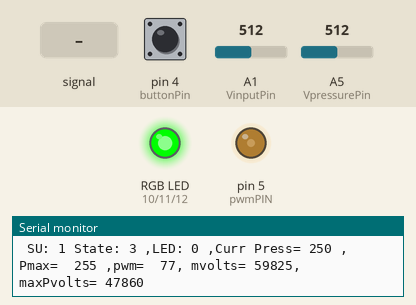
This sketch was run on a simulated Arduino Nano, built with avr-gcc and run on an emulated ATmega328P. On the bench: an RGB LED mixed from three pins (HIGH = lit), output pins drawn as LEDs (lit = HIGH), the last lines printed to the serial monitor. The inputs (shaded band) are chosen by the test bench; at power-on: pin 4 (buttonPin) LOW, A1 (VinputPin) = 512, A5 (VpressurePin) = 512. EEPROM starts erased.

Above: at 1.4 s.
1.5 s: A1 (VinputPin) fed a 200 Hz sine of ±255 counts around its level
At 3.7 s:
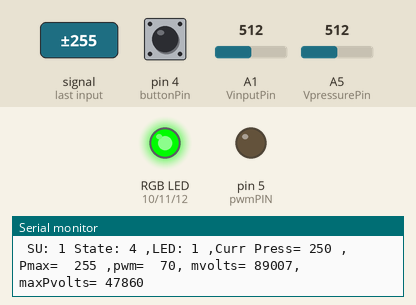
4.5 s: pin 4 (buttonPin) pulled HIGH for 0.15 s
At 5.8 s:
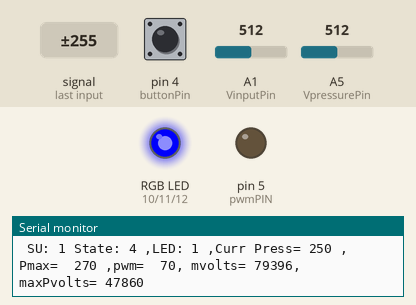
7.5 s: A1 (VinputPin) set to 716
10.5 s: A5 (VpressurePin) set to 535
13.5 s: A5 (VpressurePin) set to 559
At 14.24 s:
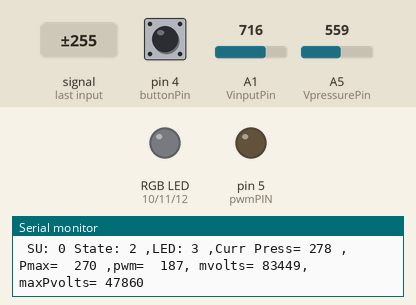
16.5 s: pin 4 (buttonPin) pulled HIGH for 1 s
At 36.9 s:
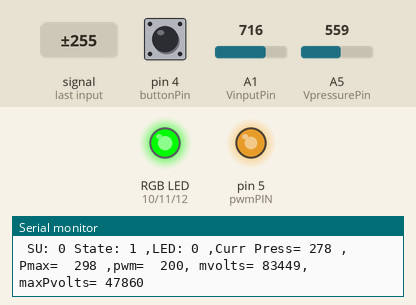
Timing chart, 0 to 51.5 s (numbered marks = the images above; inputs shaded):
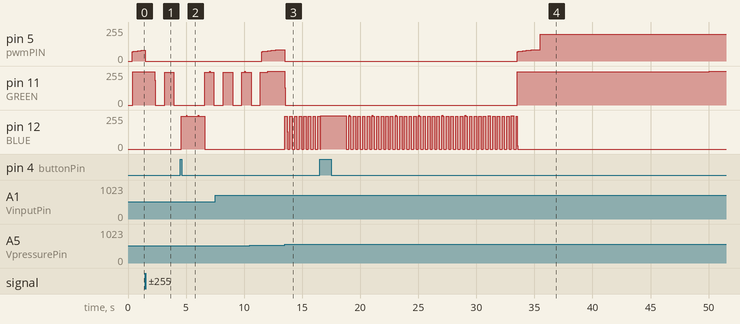

The sketch:

SHPCode_9.2_CWC.ino
```cpp
#define DEBUG //just comment this out if the code does not require any more testing. All serial reporting will then be excluded from compiling.

#ifdef DEBUG
#define DEBUG_PRINTLN(x)  Serial.println(x)
#define DEBUG_PRINT(x)  Serial.print(x)
#define DEBUG_BEGIN(x)	Serial.begin(x)
#else
#define DEBUG_PRINTLN(x)
#define DEBUG_PRINT(x)
#define DEBUG_BEGIN(x)
#endif

//Pins
const int VinputPin = A1;
const int VpressurePin = A5;
const int pwmPIN = 5;
const int buttonPin = 4;
const int hallPin = 8;

//definition of colour LED Pins
#define RED 10
#define BLUE 12
#define GREEN 11

const int timeFactor = 8; //This is a factor to apply to all time intervals if the internal clock is sped up


//Pressure Sensor
int psensor = 500;  //250 for a sensor of 2.5MPa (500 for 5Mpa)
int Pmax = 100; // 1800Kpa / 180 meters head
int PmaxDefault = 300; //Max Pressure that is set if there is no saved pressure setting
int Vpressure = 0;
int Pressure = 0;

long idle = 80000; //10sec Idle time
unsigned long idlepressure = 160000; //20sec Idle time for a high pressure event
unsigned long VocSampleRate = 2400000; //5min Sample time between Vmpp adjustments
unsigned long VocCounter = 0;
unsigned long counter = 0;
unsigned long idlecounter = 0;

//Voltage
float k = 0.8; // Vmpp = Voc x k
const unsigned int startvolts = 58000; // Voc needed to attempt pump start
unsigned int maintainvolts = 55000; // below this voltage pump cannot run so will stop, idle and reset
long maxpowvolts = 58000; // Default Vmpp
long Voc = 0;
int vdiv = 0;
unsigned long mvolts = 0;
long Vdiv5V = 119000; // Voltage divider output at 5V
int VdivMapAdj = 536;
float dropoutFactor = 0.77; // percentage of MPPT at which state goes into reset when in running state

//PWM stuff
int upPWMdelay = 1000; // change to alter acceleration speed
int downPWMdelay = 100; // change to alter deceleration speed
int pwmDelay; // speed loaded with either upPWMdelay or downPWMdelay
int pwm = 0; // 92 = approx 1.42v to throttle
int pwmUpStep = 1;
int pwmDownStep = 1;
boolean inStartup = true;
const int pwmMin = 80;
const int pwmMax = 200;
long pwmTimeStamp = 0;
boolean ignitionSwitch = true;

int upPWMdelaySU = 100 * timeFactor; //determines acceleration speed during startup
int downPWMdelaySU = 100 * timeFactor; //determines deceleration speed during startup
int pwmUpStepSU = 1; //pwm increase step during startup
int pwmDownStepSU = 1; //pwm decrease step during startup
int pwmUpperLimSU = 85; //pwm limit for startup -> run status

int upPWMdelayRun = 3 * timeFactor; //determines acceleration speed during normal running
int downPWMdelayRun = 3 * timeFactor; //determines deceleration speed during normal running
int pwmUpStepRun = 1; //pwm increase step during normal running
int pwmDownStepRun = 1; //pwm decrease step during normal running

//Hall Sensor
boolean hallState = LOW;
boolean hallLastState = LOW;
int magCounter = 0;
const int numMagnets = 28;
float RPM;


//LED Stuff
int ledState = HIGH;
int ledColour = GREEN;
boolean holdStatus = 0; //Does the status need to be held on the LED?
long holdTime = 2000 * timeFactor; //How long does the status need to be held on the LED
long lastStatusTime = 0; //Time stamp for holding
boolean blink;
const int blinkShort = 200 * timeFactor; //short blink time
const int blinkLong = 800 * timeFactor; //long blink time
int blinkInterval; //Measures time between LED blinks
long lastBlinkTime = 0; //Time stamp for blinking

						//Button Stuff
int buttonRead; //current button read
int buttonState; //confirmed button state after debounce
int lastButtonState = LOW; //compared with buttonread to detect something is happening
long lastDebounceTime = 0; //Time stamp for debouncing
long debounceDelay = 50 * timeFactor; //Debounce time

									  //Serial Printout
long lastReportTime = 0;
long reportInterval = 1000 * timeFactor;

//Debugging
int dbMaxVolts = 0; //To capture maximum voltage
int dbMinVolts; //To capture minimum voltage measurement
const int dbArraySize = 1;
unsigned int dbArray [3] [dbArraySize];
int dbArrayCounter = 0; //dbArrayCounter points to the OLDEST element in dbArray

// States
#define S_Reset 0
#define S_Check 1
#define S_IdlePressure 2
#define S_Run 3
#define S_Idle 4
#define S_VocCheck 5
#define S_Pressure_Set 6 //New State needs to be defined
#define S_ERROR 7

//definition of LED States
#define D_RUNNING 0
#define D_IDLE 1
#define D_SET_PRESSURE 2
#define D_IDLE_PRESSURE 3
#define D_ERROR_1 4
#define D_ERROR_EEPROM 5
#define D_OFF 6


int state = S_Reset; // Initial state
int LEDstate = D_RUNNING;
int oldLEDState = LEDstate; //to detect change in state

unsigned long loopInTime = 0;
unsigned long loopTime = 0;

//EEPROM stuff
#include <EEPROM.h>
int Add1 = 0;
int Add2 = 0;
int Add3 = 0;

void setup() {

	DEBUG_BEGIN(9600);

	pinMode(VinputPin, INPUT);
	pinMode(VpressurePin, INPUT);
	pinMode(buttonPin, INPUT);
	pinMode(hallPin, INPUT);
	pinMode(RED, OUTPUT);
	pinMode(GREEN, OUTPUT);
	pinMode(BLUE, OUTPUT);

	TCCR0B = TCCR0B & 0b11111000 | 0x02; // speeds up clock by 8 - remember that 8000 millis = 1 second

	EEread();
	F_VocCheck();
}

void loop() {
	//loopInTime = micros(); // for debugging
	ReadVolts();
	//readHall(); //only activate if hall sensor is active
	setState();
	readButton(); //read the pushbutton
	if (LEDstate != oldLEDState) setLED();
	showLED(); //Displays the current status on the LED
#ifdef DEBUG
	DebugValues();
#endif //DEBUG
	report();
	//loopTime = (micros() - loopInTime) / timeFactor; //for debugging
}

void readHall() {
	hallState = digitalRead(hallPin);
	if (hallState != hallLastState) {
		magCounter++;
		hallLastState = hallState;
	}
}

void report() {
	int timeSinceLastReport = millis() - lastReportTime;
	if (timeSinceLastReport > reportInterval) {
		RPM = magCounter / 2.0 / timeSinceLastReport * 1000 * timeFactor / numMagnets;
		lastReportTime = millis();
		magCounter = 0;
		Printout();

#ifdef DEBUG
		//DBPrintArray();
#endif // DEBUG

		dbMaxVolts = 0; //resets the maximum voltage tracker
		dbMinVolts = 100000; //resets the minimum voltage tracker
	}

}

void setState() {
	switch (state) {
	case S_Reset:
		//DEBUG_PRINTLN("F_Reset");
		F_Reset();
		break;
	case S_Check:
		//DEBUG_PRINTLN("F_Check");
		F_Check();
		break;
	case S_IdlePressure:
		//DEBUG_PRINTLN("F_IdlePressure");
		LEDstate = D_IDLE_PRESSURE;
		F_IdlePressure();
		break;
	case S_Run:
		//DEBUG_PRINTLN("F_Run");
		LEDstate = D_RUNNING;
		F_Run();
		break;
	case S_Idle:
		//DEBUG_PRINTLN("F_Idle");
		LEDstate = D_IDLE;
		F_Idle();
		break;
	case S_VocCheck:
		//DEBUG_PRINTLN("F_VocCheck");
		F_VocCheck();
		break;
	case S_ERROR:
		LEDstate = D_ERROR_EEPROM;
		break;
	}
}

void readButton() { //this routine checks and debounces a digital push button and hands it to void actionbutton()
	buttonRead = digitalRead(buttonPin);
	if (buttonRead != lastButtonState) {
		lastDebounceTime = millis();
	}
	if ((millis() - lastDebounceTime) > debounceDelay) {
		if (buttonRead != buttonState) {
			buttonState = buttonRead;
			if (buttonState == HIGH) {
				actionButton(); //this is where the action happens
			}
		}
	}
	lastButtonState = buttonRead;
}

void actionButton() { //this gets called if a digital button is pushed
	if (mvolts < 1000) {
		Pmax = PmaxDefault;
		EEwrite();
	}
	else {
		Pmax = Pressure + 20;
		EEwrite();
	}
	LEDstate = D_SET_PRESSURE;
}

void ReadVolts() {
	vdiv = analogRead(VinputPin);
	mvolts = map(vdiv, 0, 1023, VdivMapAdj, Vdiv5V);
}

void ReadPressure() {
	Vpressure = analogRead(VpressurePin);
	Pressure = map(Vpressure - 102, 0, 820, 0, psensor);
}

void F_Reset() {
	pwm = 70;
	ReadVolts();
	inStartup = true;
	if (ignitionSwitch == true) {
		if (mvolts > 1000) {
			ignitionSwitch = false;
			delay(800);
		}
	}
	else {
		if (mvolts >= startvolts) {
			state = S_Check;

		}
		else {
			state = S_Idle;
			idlecounter = millis() + idle;
		}
	}
}

void F_Check() {
	ReadVolts();
	ReadPressure();

	if (inStartup == true) {
		maintainvolts = maxpowvolts;
		upPWMdelay = upPWMdelaySU;
		downPWMdelay = downPWMdelaySU;
		pwmUpStep = pwmUpStepSU;
		pwmDownStep = pwmDownStepSU;
		if (pwm > pwmUpperLimSU) inStartup = false;
	}
	else {
		maintainvolts = maxpowvolts * dropoutFactor;
		upPWMdelay = upPWMdelayRun;
		downPWMdelay = downPWMdelayRun;
		pwmUpStep = pwmUpStepRun;
		pwmDownStep = pwmDownStepRun;
	}
	if (mvolts < 1000) { //ignition circuit broken by on/off switch or float sensor
		analogWrite(pwmPIN, 0);
		state = S_Reset;
		ignitionSwitch = true;
	}
	else if (millis() >= VocCounter) {
		state = S_VocCheck;
	}
	else if (Pressure > Pmax) {
		counter = millis() + idlepressure;
		state = S_IdlePressure;
	}
	else if (mvolts >= maintainvolts) {
		state = S_Run;
	}
	else {
		state = S_Idle;
		idlecounter = millis() + idle;
		pwm = 70;
	}
}

void F_IdlePressure() {
	if (millis() < counter) {
		analogWrite(pwmPIN, 0);
		ReadVolts();
		if (mvolts <= 1000) {
			state = S_Reset;
			LEDstate = D_OFF;
		}
		else {
			state = S_IdlePressure;
		}
	}
	else {
		state = S_Reset;
	}
}

void F_Run() {
	if ((millis() - pwmTimeStamp) > pwmDelay) {
		if (mvolts > maxpowvolts) {
			pwmDelay = upPWMdelay;
			pwm = pwm + pwmUpStep;
			if (pwm > pwmMax) {
				pwm = pwmMax;
			}
		}
		else {
			pwmDelay = downPWMdelay;
			pwm = pwm - pwmDownStep;
			if (pwm < pwmMin) {
				pwm = pwmMin;
			}
		}
		analogWrite(pwmPIN, pwm);
		pwmTimeStamp = millis();
	}
	state = S_Check;
}

void F_Idle() {
	if (millis() < idlecounter) {
		analogWrite(pwmPIN, 0);
	}
	else {
		state = S_Reset;
	}
}

void F_VocCheck() {
	analogWrite(pwmPIN, 0);
	delay(2000); // 0.5 seconds
	ReadVolts();
	DEBUG_PRINT("mvolts= ");
	DEBUG_PRINT(mvolts);
	DEBUG_PRINT(", BFmaxPvolts= ");
	DEBUG_PRINT(maxpowvolts);
	maxpowvolts = mvolts * k;
	VocCounter = millis() + VocSampleRate;
	DEBUG_PRINT(", AFTmaxPvolts= ");
	DEBUG_PRINTLN(maxpowvolts);
	state = S_Reset;
}

void setLED() {
	if (holdStatus == false) {
		switch (LEDstate) {
		case D_RUNNING:
			ledColour = GREEN;
			blink = false;
			holdStatus = false;
			break;
		case D_IDLE:
			ledColour = GREEN;
			blink = true;
			blinkInterval = blinkLong;
			holdStatus = false;
			break;
		case D_IDLE_PRESSURE:
			ledColour = BLUE;
			blink = true;
			blinkInterval = blinkShort;
			holdStatus = false;
			break;
		case D_SET_PRESSURE:
			ledColour = BLUE;
			blink = false;
			holdStatus = true; //holds this state for a while before allowing switch.
			break;
		case D_ERROR_1:
			ledColour = RED;
			blink = false;
			holdStatus = false;
			break;
		case D_ERROR_EEPROM:
			ledColour = RED;
			blink = true;
			blinkInterval = blinkShort;
			holdStatus = false;
			break;
	   case D_OFF:
			ledColour = 13; //not assigned, so off
			blink = false;
			holdStatus = false;
			break;
		default:
			break;
		}
		oldLEDState = LEDstate;
		lastBlinkTime = millis();
		lastStatusTime = millis();
	}
	else {
		if ((millis() - lastStatusTime) > holdTime) holdStatus = false;
	}
}

void showLED() {
	digitalWrite(RED, LOW);
	digitalWrite(BLUE, LOW);
	digitalWrite(GREEN, LOW);
	if (blink == true) {
		if ((millis() - lastBlinkTime) > blinkInterval) {
			ledState = !ledState;
			lastBlinkTime = millis();
		}
	}
	else {
		ledState = HIGH;
	}
	digitalWrite(ledColour, ledState);
}

void EEread() {
	Add1 = EEPROM.read(7);
	Add2 = EEPROM.read(15);
	Add3 = EEPROM.read(39);
	DEBUG_PRINT("EEPROM Values     ");
	DEBUG_PRINT(Add1);
	DEBUG_PRINT("   ");
	DEBUG_PRINT(Add2);
	DEBUG_PRINT("   ");
	DEBUG_PRINTLN(Add3);
	if (Add1 == Add2) {
		Pmax = Add1;
	}
	else if (Add1 == Add3) {
		Pmax = Add1;
	}
	else if (Add2 == Add3) {
		Pmax = Add2;
	}
	else {
		Pmax = PmaxDefault;
		state = S_ERROR;
	}
	DEBUG_PRINT("Pmax from EEPROM = ");
	DEBUG_PRINTLN(Pmax);
}

void EEwrite() {
	EEPROM.write(7, Pmax);
	EEPROM.write(15, Pmax);
	EEPROM.write(39, Pmax);
	DEBUG_PRINTLN("EEPROM WRITE");
	DEBUG_PRINT("Current Pressure = ");
	DEBUG_PRINT(Pressure);
	DEBUG_PRINT("   Pressure Sensor Set = ");
	DEBUG_PRINTLN(Pmax);
}

void Printout() {

	//		DEBUG_PRINT(" loop: ");
	//		DEBUG_PRINT(loopTime);
	DEBUG_PRINT(" SU: ");
	DEBUG_PRINT(inStartup);
	DEBUG_PRINT(" State: ");
	DEBUG_PRINT(state);
	DEBUG_PRINT(" ,LED: ");
	DEBUG_PRINT(LEDstate);
	DEBUG_PRINT(" ,Curr Press= ");
	DEBUG_PRINT(Pressure);
	DEBUG_PRINT(" ,Pmax=  ");
	DEBUG_PRINT(Pmax);
	DEBUG_PRINT(" ,pwm=  ");
	DEBUG_PRINT(pwm);
	DEBUG_PRINT(", mvolts= ");
	DEBUG_PRINT(mvolts);
	DEBUG_PRINT(", maxPvolts= ");
	DEBUG_PRINTLN(maxpowvolts);

}

void DebugValues() {
	if (mvolts > dbMaxVolts) dbMaxVolts = mvolts;
	if (mvolts < dbMinVolts) dbMinVolts = mvolts;
	//dbArray[0][dbArrayCounter] = millis();
	//dbArray[1][dbArrayCounter] = mvolts;
	//dbArray[2][dbArrayCounter] = pwm;
	//dbArrayCounter = (dbArrayCounter + 1) % dbArraySize; //dbArrayCounter points to the OLDEST element in dbArray
}

void DBPrintArray() {
	int dbAIndex = dbArrayCounter;
	for (int i = 0; i < dbArraySize; i++) {
		DEBUG_PRINT(dbArray[0][dbAIndex]);
		DEBUG_PRINT(", ");
		DEBUG_PRINT(dbArray[0][dbAIndex]);
		DEBUG_PRINT(", ");
		DEBUG_PRINTLN(dbArray[0][dbAIndex]);
		dbAIndex = (dbAIndex +1 ) % dbArraySize;
	}
}
```

Measured:
- the behaviour switches between 546 and 547 on A5 (VpressurePin) (found by bisection; images 2 and 3)
- after the input at 1.5 s, pin 11 (GREEN): 251/255 → 0/255 after 0.81 s, → 246/255 0.83 s later, → 0/255 0.80 s later
- after the input at 4.5 s, pin 12 (BLUE): 0/255 → 245/255 after 0.10 s, → 0/255 2.0 s later
- after the input at 13.5 s, pin 5 (pwmPIN): 86/255 → 0/255 at once; pin 11 (GREEN): 254/255 → 0/255 at once
- after the input at 16.5 s, pin 5 (pwmPIN): moves from 0/255 to 200/255 over 2.0 s, starting after 17.0 s; pin 11 (GREEN): 0/255 → 251/255 after 17.0 s, → 255/255 16.5 s later
